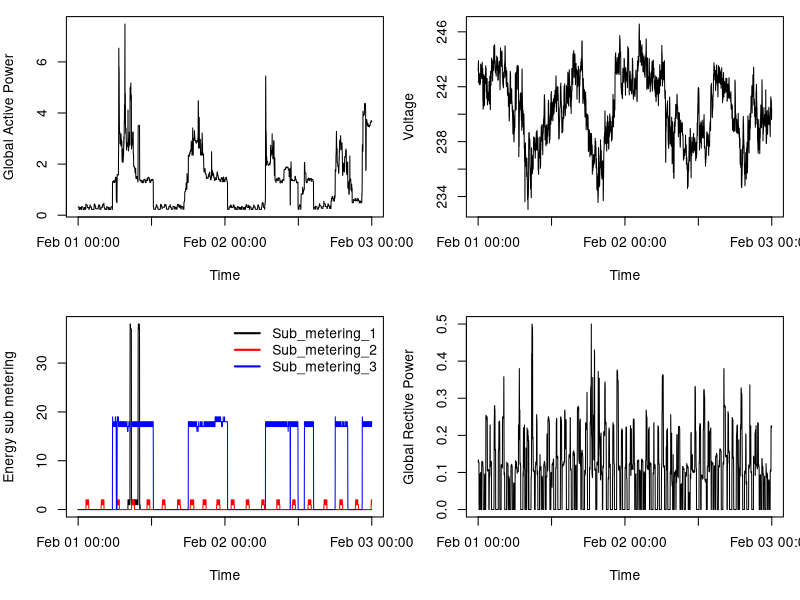

This chart was generated by the following R code:
library(dplyr)
library(lubridate)

power_consumption <- read.table("two_days_of_household_power_consumption.txt", 
                                header = TRUE, 
                                sep = ";", 
                                na.strings = "?")

power_consumption <- tbl_df(power_consumption) %>%
  mutate(Moment = ymd_hms(paste(Date, Time)))

with(power_consumption, {
  par(mfrow = c(2, 2), mar = c(5, 4, 1, 1))

  plot(Moment, Global_active_power, type = "n", xlab = "Time", ylab = "Global Active Power")
  lines(Moment, Global_active_power)
  
  plot(Moment, Voltage, type = "n", xlab = "Time", ylab = "Voltage")
  lines(Moment, Voltage)

  plot(Moment, Sub_metering_1, type = "n", xlab = "Time", ylab = "Energy sub metering")
  lines(Moment, Sub_metering_1, col = "black")
  lines(Moment, Sub_metering_2, col = "red")
  lines(Moment, Sub_metering_3, col = "blue")
  legend("topright", 
         bty = "n",
         lty = "solid",
         lwd = 2,
         legend = c("Sub_metering_1", "Sub_metering_2", "Sub_metering_3"), 
         col = c("black", "red", "blue"))

  plot(Moment, Global_reactive_power, type = "n", xlab = "Time", ylab = "Global Rective Power")
  lines(Moment, Global_reactive_power)
})

dev.copy(png, filename = "plot4.png", width = 480, height = 480, units = "px")
dev.off()